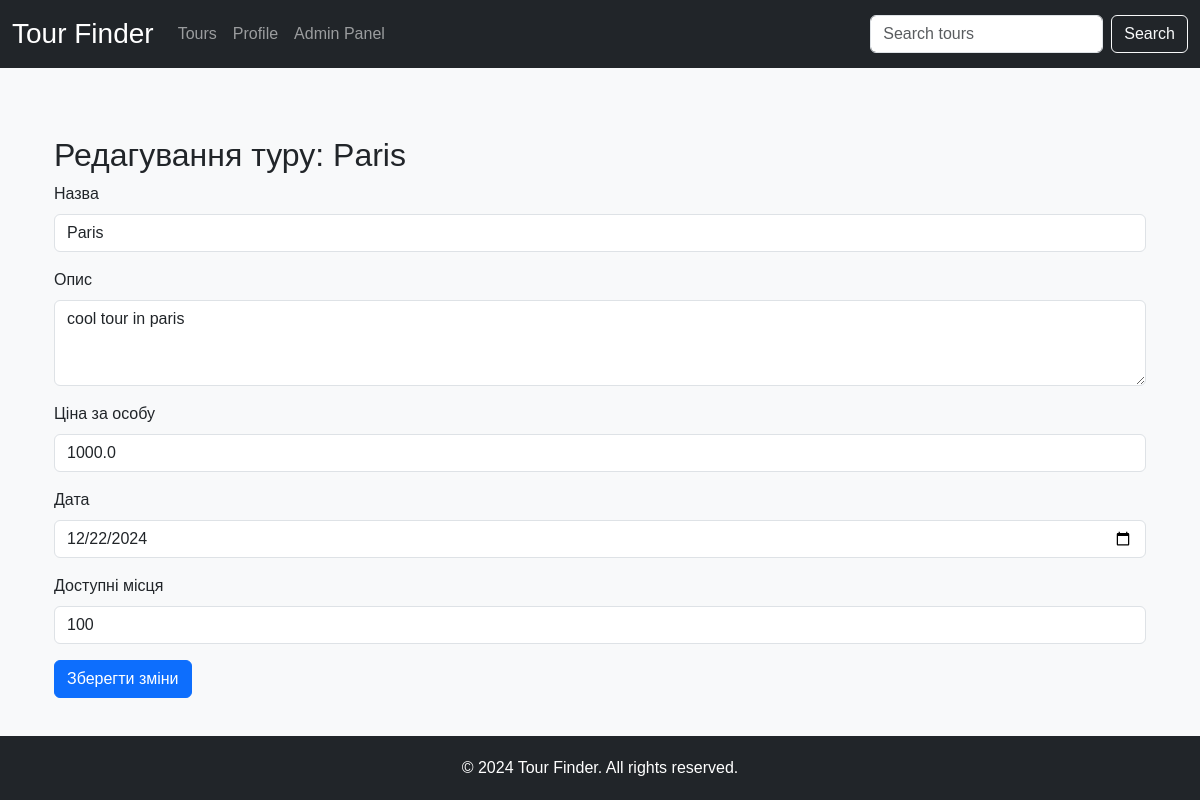
The app's page /edit_tour/1 (signed in) with its own data.
### app/db.py (models this page shows)
class Tour(db.Model):
    id = db.Column(db.Integer, primary_key=True)
    creation_time = db.Column(db.DateTime, default=datetime.utcnow)
    name = db.Column(db.String(100), nullable=False)
    image_path = db.Column(db.String(100), nullable=False)
    description = db.Column(db.Text, nullable=False)
    price_per_person = db.Column(db.Float, nullable=False)
    date = db.Column(db.Date, nullable=False)
    available_spots = db.Column(db.Integer, nullable=False)

### app/views.py (the view, shortened to what this page needs)
@app.route('/edit_tour/<int:id>', methods=['GET', 'POST'])
def edit_tour(id):
    tour = Tour.query.get_or_404(id)
    return render_template('edit_tour.html', tour=tour)

### app/views.py (called while the page is built)
@login.user_loader
def load_user(user_id):
    return User.query.get(int(user_id))

@app.context_processor
def context_processor():
    return dict(is_admin=is_admin)

def is_admin(user_id):
    admin_ids = [1]
    return user_id in admin_ids

### app/templates/edit_tour.html (shortened to what this page needs)
{% extends "base.html" %}
{% block content %}
<div class="container mt-5">
  <h2>Редагування туру: {{ tour.name }}</h2>
  <form method="POST" action="{{ url_for('edit_tour', id=tour.id) }}">
    <div class="mb-3">
      <label for="name" class="form-label">Назва</label>
      <input type="text" id="name" name="name" value="{{ tour.name }}" class="form-control" required>
    </div>
    <div class="mb-3">
      <label for="description" class="form-label">Опис</label>
      <textarea id="description" name="description" class="form-control" rows="3" required>{{ tour.description }}</textarea>
    </div>
    <div class="mb-3">
      <label for="price_per_person" class="form-label">Ціна за особу</label>
      <input type="number" id="price_per_person" name="price_per_person" value="{{ tour.price_per_person }}" class="form-control" required>
    </div>
    <div class="mb-3">
      <label for="date" class="form-label">Дата</label>
      <input type="date" id="date" name="date" value="{{ tour.date.strftime('%Y-%m-%d') }}" class="form-control" required>
    </div>
    <div class="mb-3">
      <label for="available_spots" class="form-label">Доступні місця</label>
      <input type="number" id="available_spots" name="available_spots" value="{{ tour.available_spots }}" class="form-control" required>
    </div>
    <button type="submit" class="btn btn-primary">Зберегти зміни</button>
  </form>
</div>
{% endblock %}

### app/templates/base.html (style rules this page uses)
body { font-family: Arial, sans-serif; background-color: #f8f9fa; display: flex; flex-direction: column; min-height: 100vh; }
.container { flex: 1; }

### records on screen
Tour: name "Paris", description "cool tour in paris", price_per_person "1000.0", date "12/22/2024", available_spots "100"
